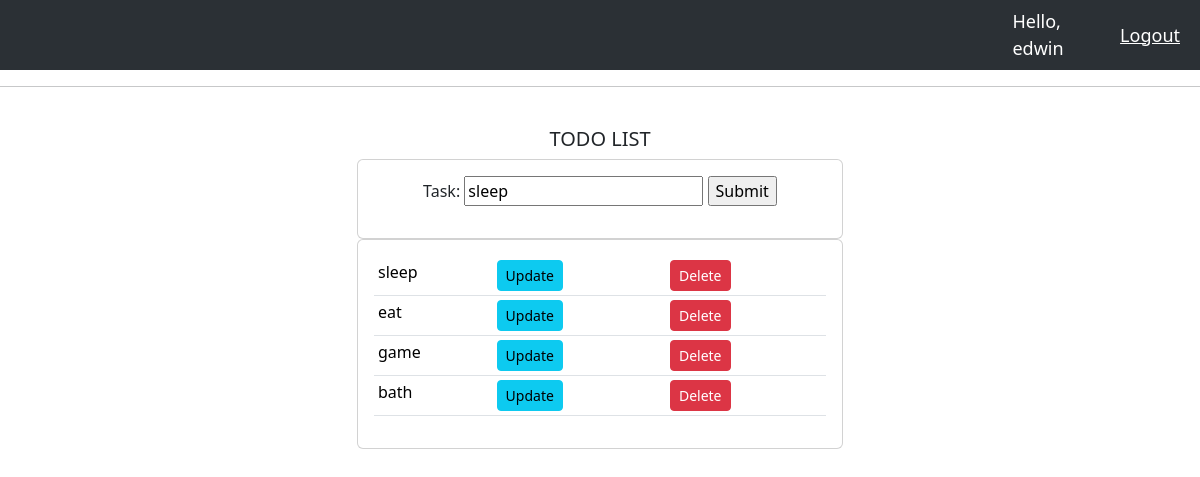
The app's page /update_list/2/ (signed in) with its own data.
### todoapp/models.py (models this page shows)
class List(models.Model):
    guest = models.ForeignKey(Guest, null=True, on_delete=models.SET_NULL)
    task = models.CharField(max_length=200, null=True)
    date_created = models.DateTimeField(auto_now_add=True, null=True)
    def __str__(self):
        return self.task

### todoapp/views.py (the view)
# urls.py: path('update_list/<str:pk>/', views.updateList, name="update_list"),
@login_required(login_url='login')
def updateList(request, pk):
    guests = request.user.guest.list_set.all()
    lists = List.objects.all()
    listId = List.objects.get(id=pk)
    form = ListForm(instance=listId)
    if request.method == 'POST':
        form = ListForm(request.POST, instance=listId)
        if form.is_valid():
            form.save()
            return redirect('/')
    context = {'form': form, 'lists': lists, 'guests':guests}
    return render(request, 'todoapp/todo.html', context)

### todoapp/forms.py
class ListForm(ModelForm):
    class Meta:
        model = List
        fields = '__all__'
        exclude = ['guest']

### todoapp/templates/todoapp/todo.html (shortened to what this page needs)
{% extends 'todoapp/index.html' %}
{% block content %}
<br>
    <div class="row justify-content-center">
        <div class="col-md-5 d-flex justify-content-center flex-column">
            <h5 class="center">TODO LIST</h5>
            <div class="card card-body">
            <form action="" method='POST'>
                <p class="center">
                    {{form}}
                    <input type="submit">
                </p>
            </form>
        </div>
        <div class="card card-body">
            <div class="d-flex justify-content-center">
                <table class="table table-sm">
                    <tbody>
                      {% for guest in guests %}
                        <tr>
                          <td>{{ guest }}</td>
                          <td><a class="btn btn-sm btn-info" href="{% url 'update_list' guest.id %}">Update</a></td>
                          <td><a class="btn btn-sm btn-danger" href="{% url 'delete_list' guest.id %}">Delete</a></td>
                        </tr>
                      {% endfor %}
                    </tbody>
                  </table>
            </div>
        </div>
    </div>
</div>
{% endblock  %}

### todoapp/templates/todoapp/navbar.html (shortened to what this page needs)
  <nav class="navbar navbar-expand-lg bg-body-tertiary bg-dark" data-bs-theme="dark">
      <span class="hello-msg">Hello, {{request.user}}</span>
      <span><a class="hello-msg" href="{% url 'logout' %}"> Logout</a></span>
    </nav>
  <hr>

### todoapp/static/css/main.css (style rules this page uses)
.center { position: center; text-align: center; }
.hello-msg { font-size: 18px; color: #fff; margin-right: 20px; }

### todoapp/templates/todoapp/navbar.html (style rules this page uses)
.hello-msg { font-size: 18px; color: #fff; margin-right: 20px; }

### records on screen
List: task "sleep"
List: task "eat"
List: task "game"
List: task "bath"

### other values on screen
{{ request.user }} "edwin"
